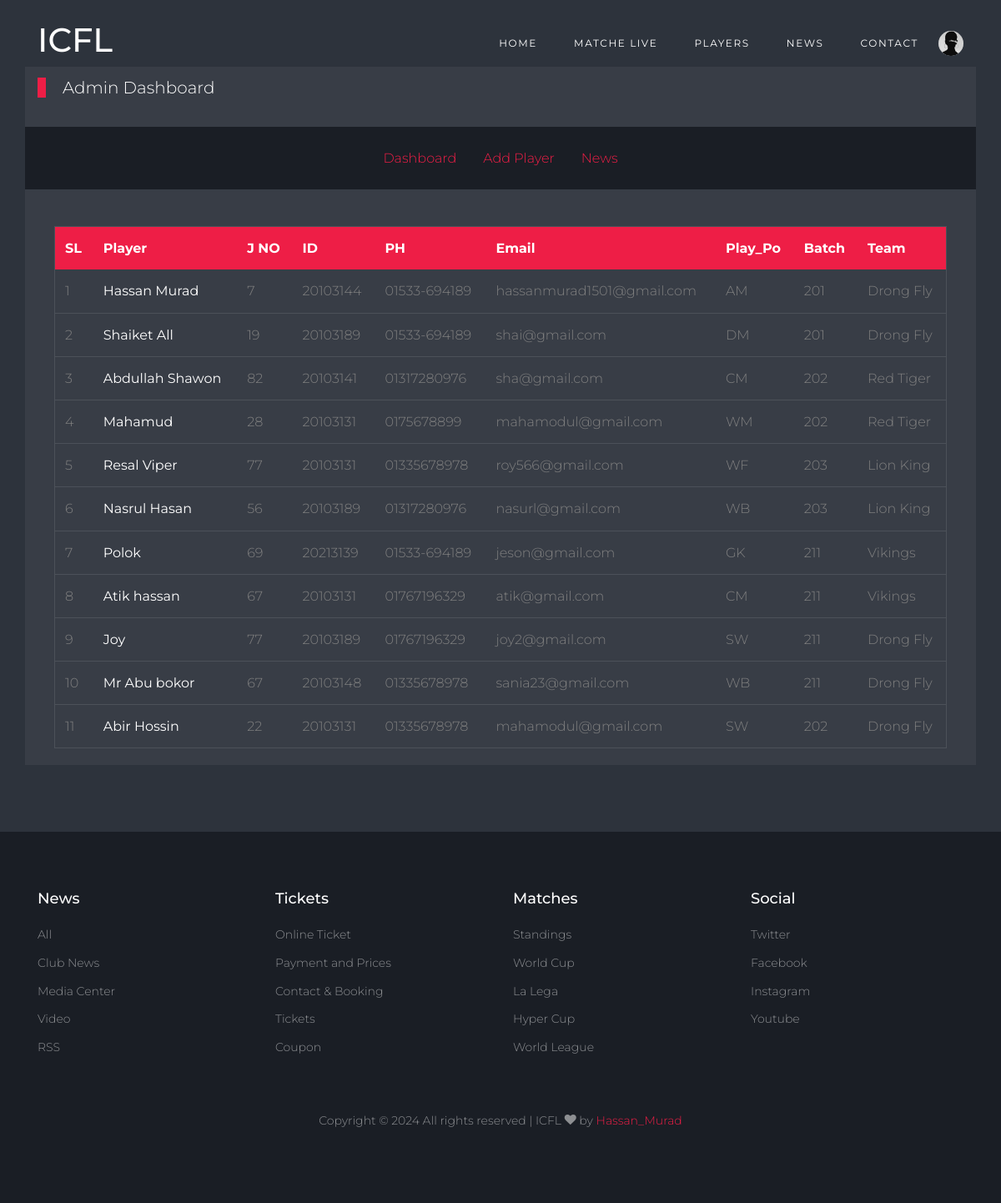
The app's page /league/player-list/ (signed in) with its own data.
### Login/models.py (models this page shows)
class Profile(models.Model):
    user = models.OneToOneField(User,on_delete=models.CASCADE, related_name="users")
    pro_pic = models.ImageField(upload_to='profile_pics')

### FootBall/models.py (models this page shows, shortened)
class Player(models.Model):
    player_name = models.CharField(max_length=50, verbose_name="player name")
    image = models.ImageField(upload_to='player_images')
    team = models.ForeignKey(Team, on_delete=models.CASCADE, related_name="plyers")
    player_uid = models.CharField(max_length=10, verbose_name="Player ID")
    batch = models.CharField(choices=BATCH_CHOICES, max_length=20, verbose_name="Select Batch ")
    player_jersey_no = models.SmallIntegerField(default=0,verbose_name="Player Jersey No")
    phone = models.CharField(max_length=20, verbose_name="Player Phone")
    email = models.EmailField(max_length=50, verbose_name="Player Email")
    blood_group = models.CharField(choices=BLOOD_CHOICES, max_length=20, verbose_name="Blood Group")
    age = models.CharField(max_length=10, verbose_name="Player Age")
    height = models.PositiveIntegerField(default=0, verbose_name="Player Height (cm)")
    weight = models.PositiveIntegerField(default=0, verbose_name="Player Weight (kg)")
    footed = models.CharField(max_length=50, verbose_name="Footed (Left or Right)")
    play_position = models.CharField(choices=POSITION_PLAY, max_length=50, verbose_name="Position Play")
    total_goals = models.PositiveIntegerField(default=0, blank=True, null=True, verbose_name="Total Goals")
    Total_assist = models.PositiveIntegerField(default=0, verbose_name="Total Goals Assists")
    total_matches = models.PositiveIntegerField(default=0, blank=True, null=True, verbose_name="Total Matches")
    yellow_cards = models.PositiveIntegerField(default=0, verbose_name="Yellow Cards")
    red_cards = models.PositiveIntegerField(default=0, verbose_name="Red Cards")
    totalplayer_of_match = models.PositiveIntegerField(default=0, verbose_name="Total Player of the Match")

class Team(models.Model):
    team_name = models.CharField(max_length=30, verbose_name="team name")
    team_logo = models.ImageField(upload_to="team_logo", verbose_name="Team Logo")
    coach_name = models.CharField(max_length=20, verbose_name="Coach Name")
    batch_name = models.CharField(choices=BATCH_CHOICES, max_length=20)
    phone = models.CharField(max_length=20, verbose_name="Phone Number")
    email = models.EmailField(max_length=50, verbose_name="Team Email")
    price = models.DecimalField(max_digits=10, decimal_places=2)
    def __str__(self):
        return str(self.team_name)

### FootBall/views.py (the view)
# urls.py: path('player-list/', views.Player_list.as_view(), name='player_list'),
class Player_list(LoginRequiredMixin,ListView):
    context_object_name = 'player'
    model = Player
    template_name = 'FootBall/player_list.html'
    fields = ('player_name', 'player_jersey_no', 'player_uid', 'phone', 'email', 'play_position','batch','team')

### templates/FootBall/player_list.html (shortened to what this page needs)
{% extends 'bases.html' %}
{% load static %}
{% load custom_tags %}
{% block main-content %}
<div class="site-section bg-light">
    <div class="container bg-light ">
        <div class="row">
            <div class="col-12 title-section mt-2">
                <a href="{% url 'FootBall:admin_dash' %}" class="heading">Admin Dashboard</a>
            </div>
            <div class="navbar col-md-12  d-flex justify-content-center mb-4 bg-dark ">
                <a href="{% url 'FootBall:admin_dash' %}" class="m-3 "> <span>Dashboard</span> </a>
                <a href="{% url 'FootBall:add_player' %}" class="m-3 ">Add Player </a>
                <a href="" class="m-3 "> <span>News</span> </a>
            </div>
            <div class="container-fluid ">
                <div class="row clearfix">
                    <div class="col-lg-12  ">
                        <div class="">
                            <div class="card-body">
                                <div class="widget-next-match">
                                    <table class="table custom-table" >
                                        <thead>
                                            <tr>
                                                <th>SL</th>
                                                <th>Player</th>
                                                <th>J NO</th>
                                                <th>ID</th>
                                                <th>PH</th>
                                                <th>Email</th>
                                                <th>Play_Po</th>
                                                <th>Batch</th>
                                                <th>Team</th>
                                            </tr>
                                        </thead>
                                        <tbody>
                                            {% for p in player %}
                                            <tr>
                                                <td>{{ forloop.counter }}</td>
                                                <td><strong class="text-white"> <a href="{% url 'FootBall:player_info' p.id %}" class="text-white"> {{ p.player_name }}</a> </strong></td>
                                                <td>{{ p.player_jersey_no }}</td>
                                                <td>{{ p.player_uid }}</td>
                                                <td>{{ p.phone }}</td>
                                                <td >{{ p.email }}</td>
                                                <td>{{ p.play_position }}</td>
                                                <td>{{ p.batch }}</td>
                                                <td>{{ p.team }}</td>
                                            </tr>
                                            {% endfor %}
                                        </tbody>
                                    </table>
                                </div>
                            </div>
                        </div>
                    </div>
                </div>
            </div>
        </div>
    </div>
</div>
{% endblock main-content %}

### templates/bases.html (shortened to what this page needs)
<!DOCTYPE html>
{% load static %}
<html lang="en">
<head>
  <link rel="stylesheet" href="{% static 'fonts/icomoon/style.css' %}">
  <link rel="stylesheet" href="{% static 'css/bootstrap/bootstrap.css' %}">
  <link rel="stylesheet" href="{% static 'css/jquery-ui.css' %}">
  <link rel="stylesheet" href="{% static 'css/owl.carousel.min.css' %}">
  <link rel="stylesheet" href="{% static 'css/owl.theme.default.min.css' %}">
  <link rel="stylesheet" href="{% static 'css/owl.theme.default.min.css' %}">
  <link rel="stylesheet" href="{% static 'css/jquery.fancybox.min.css' %}">
  <link rel="stylesheet" href="{% static 'css/bootstrap-datepicker.css' %}">
  <link rel="stylesheet" href="{% static 'fonts/flaticon/font/flaticon.css' %}">
  <link rel="stylesheet" href="{% static 'css/aos.css' %}">
  <link rel="stylesheet" href="{% static 'css/style.css' %} ">
  <link rel="stylesheet" href="{% static 'css/mystyle.css' %} ">
<link href="https://cdn.jsdelivr.net/gh/gitbrent/bootstrap4-toggle@3.6.1/css/bootstrap4-toggle.min.css" rel="stylesheet">
</head>
<body>
  <div class="site-wrap">
    <header class="site-navbar py-4" role="banner">
      <div class="container">
        <div class="d-flex align-items-center">
          <div class="site-logo">
            <a href="{% url 'FootBall:home' %}">
              <h1>ICFL</h1>
            </a>
          </div>
          <div class="ml-auto">
            <nav class="site-navigation position-relative text-right" role="navigation">
              <ul class=" navbar-nav site-menu main-menu js-clone-nav mr-auto d-none d-lg-block">
                <li class="nav-item"><a href="{% url 'FootBall:home' %}" class="nav-link">Home</a></li>
                <li class="nav-item"><a href="{% url 'FootBall:live_matches'  %}" class="nav-link">Matche Live</a></li>
                <li class="nav-item"><a href="{% url 'FootBall:players' %}" class="nav-link">Players</a></li>
                <li class="nav-item"><a href="{% url 'FootBall:blogs' %}" class="nav-link">News</a></li>
                <li class="nav-item"><a href="{% url 'FootBall:contact' %}" class="nav-link">Contact</a></li>
                  <li class="dropdowns">
                    {% if user.users %}
                   <img src="/media/{{user.users.pro_pic}}" class="rounded-circle"  height="30px" width="30px"> </a>
                    {% else %}
                     <img src="{% static 'Images/logo.2.png' %}"class="rounded-circle" height="30px" width="30px"> </a>
                    {% endif %}
                  </div>
          </div>
        </div>
      </div>
    {% block main-content %}
   {% endblock main-content %}
    <footer class="footer-section">
      <div class="container">
        <div class="row">
          <div class="col-lg-3">
            <div class="widget mb-3">
              <h3>News</h3>
              <ul class="list-unstyled links">
                <li><a href="#">All</a></li>
                <li><a href="#">Club News</a></li>
                <li><a href="#">Media Center</a></li>
                <li><a href="#">Video</a></li>
                <li><a href="#">RSS</a></li>
              </ul>
            </div>
          </div>
          <div class="col-lg-3">
            <div class="widget mb-3">
              <h3>Tickets</h3>
              <ul class="list-unstyled links">
                <li><a href="#">Online Ticket</a></li>
                <li><a href="#">Payment and Prices</a></li>
                <li><a href="#">Contact &amp; Booking</a></li>
                <li><a href="#">Tickets</a></li>
                <li><a href="#">Coupon</a></li>
              </ul>
            </div>
          </div>
          <div class="col-lg-3">
            <div class="widget mb-3">
              <h3>Matches</h3>
              <ul class="list-unstyled links">
                <li><a href="#">Standings</a></li>
                <li><a href="#">World Cup</a></li>
                <li><a href="#">La Lega</a></li>
                <li><a href="#">Hyper Cup</a></li>
                <li><a href="#">World League</a></li>
              </ul>
            </div>
          </div>
          <div class="col-lg-3">
            <div class="widget mb-3">
              <h3>Social</h3>
              <ul class="list-unstyled links">
                <li><a href="#">Twitter</a></li>
                <li><a href="#">Facebook</a></li>
                <li><a href="#">Instagram</a></li>
                <li><a href="#">Youtube</a></li>
              </ul>
            </div>
          </div>
        </div>
        <div class="row text-center">
          <div class="col-md-12">
            <div class=" pt-5">
              <p>
                Copyright &copy;
                 All rights reserved | ICFL  <i class="icon-heart"
                  aria-hidden="true"></i> by <a href="" class="" target="_blank">Hassan_Murad</a>
              </p>
            </div>
          </div>
        </div>
      </div>
    </footer>
</body>
</html>

### static/css/style.css (style rules this page uses)
body { line-height: 1.7; color: gray; font-weight: 300; background-color: #222831; font-size: 16px; }
a { -webkit-transition: .3s all ease; -o-transition: .3s all ease; transition: .3s all ease; }
h1, h2, h3, h4, h5, .h1, .h2, .h3, .h4, .h5 { font-family: "Montserrat", -apple-system, BlinkMacSystemFont, "Segoe UI", Roboto, "Helvetica Neue", Arial, sans-serif, "Apple Color Emoji", "Segoe UI Emoji", "Segoe UI Symbol", "Noto Color Emoji"; color: #fff; }
.site-wrap:before { display: none; -webkit-transition: .3s all ease-in-out; -o-transition: .3s all ease-in-out; transition: .3s all ease-in-out; background: rgba(0, 0, 0, 0.6); content: ""; position: absolute; z-index: 2000; top: 0; left: 0; right: 0; bottom: 0; opacity: 0; visibility: hidden; }
.site-section { padding: 2.5em 0; }
@media (min-width: 768px) { .site-section { padding: 5em 0; } }
.site-logo { position: relative; font-weight: 900; font-size: 1.3rem; }
.site-logo a { color: #fff; }
.site-navbar { margin-bottom: 0px; z-index: 1999; position: absolute; width: 100%; }
.site-navbar .site-navigation .site-menu { margin-bottom: 0; }
.site-navbar .site-navigation .site-menu a { text-decoration: none !important; display: inline-block; }
.site-navbar .site-navigation .site-menu > li { display: inline-block; }
.site-navbar .site-navigation .site-menu > li > a { padding: 5px 20px; color: #fff; font-size: 12px; letter-spacing: .1rem; text-transform: uppercase; font-weight: 400; display: inline-block; text-decoration: none !important; }
.site-mobile-menu .site-nav-wrap { padding: 0; margin: 0; list-style: none; position: relative; }
.site-mobile-menu .site-nav-wrap a { padding: 10px 20px; display: block; position: relative; color: #212529; }
.site-mobile-menu .site-nav-wrap li { position: relative; display: block; }
.site-mobile-menu .site-nav-wrap > li { display: block; position: relative; float: left; width: 100%; }
.site-mobile-menu .site-nav-wrap > li > a { padding-left: 20px; font-size: 20px; }
.widget-next-match { border: 1px solid rgba(255, 255, 255, 0.1); }
.title-section { margin-bottom: 30px; }
.title-section .heading { color: #fff; font-size: 20px; position: relative; padding-left: 30px; }
.title-section .heading:before { position: absolute; content: ""; width: 10px; top: 0; left: 0; bottom: 0; background: #ee1e46; }
.custom-table { margin-bottom: 0; }
.custom-table thead tr th { background: #ee1e46; color: #fff; border: none; }
.custom-table tbody tr td { border: none; border-bottom: 1px solid rgba(255, 255, 255, 0.1); }
.custom-table tbody tr td strong { font-weight: 400; }
.custom-table tbody tr:last-child td { border: none; }
.footer-section { padding: 70px 0; font-size: 14px; color: rgba(255, 255, 255, 0.5); background: #1a1e25; }
.footer-section .widget h3 { color: #fff; font-size: 18px; margin-bottom: 20px; }
.footer-section .widget .links li { margin-bottom: 10px; }
.footer-section .widget .links li a { color: rgba(255, 255, 255, 0.5); }
.bg-light { background: rgba(255, 255, 255, 0.05) !important; }
.bg-dark { background: #1a1e25 !important; }

### static/css/mystyle.css (style rules this page uses)
.dropdowns { display:block; justify-content: center; cursor: pointer; }

### records on screen
Player: player_name "Hassan Murad", player_jersey_no "7", player_uid "20103144", phone "01533-694189", email "hassanmurad1501@gmail.com", play_position "AM", batch "201", team "Drong Fly"
Player: player_name "Shaiket All", player_jersey_no "19", player_uid "20103189", phone "01533-694189", email "shai@gmail.com", play_position "DM", batch "201", team "Drong Fly"
Player: player_name "Abdullah Shawon", player_jersey_no "82", player_uid "20103141", phone "01317280976", email "sha@gmail.com", play_position "CM", batch "202", team "Red Tiger"
Player: player_name "Mahamud", player_jersey_no "28", player_uid "20103131", phone "0175678899", email "mahamodul@gmail.com", play_position "WM", batch "202", team "Red Tiger"
Player: player_name "Resal Viper", player_jersey_no "77", player_uid "20103131", phone "01335678978", email "roy566@gmail.com", play_position "WF", batch "203", team "Lion King"
Player: player_name "Nasrul Hasan", player_jersey_no "56", player_uid "20103189", phone "01317280976", email "nasurl@gmail.com", play_position "WB", batch "203", team "Lion King"
Player: player_name "Polok", player_jersey_no "69", player_uid "20213139", phone "01533-694189", email "jeson@gmail.com", play_position "GK", batch "211", team "Vikings"
Player: player_name "Atik hassan", player_jersey_no "67", player_uid "20103131", phone "01767196329", email "atik@gmail.com", play_position "CM", batch "211", team "Vikings"
Player: player_name "Joy", player_jersey_no "77", player_uid "20103189", phone "01767196329", email "joy2@gmail.com", play_position "SW", batch "211", team "Drong Fly"
Player: player_name "Mr Abu bokor", player_jersey_no "67", player_uid "20103148", phone "01335678978", email "sania23@gmail.com", play_position "WB", batch "211", team "Drong Fly"
Player: player_name "Abir Hossin", player_jersey_no "22", player_uid "20103131", phone "01335678978", email "mahamodul@gmail.com", play_position "SW", batch "202", team "Drong Fly"
